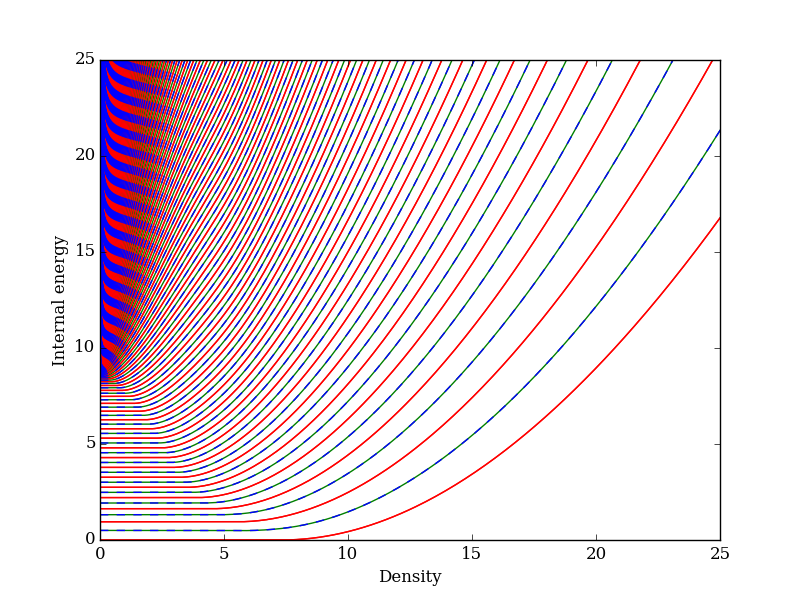

Here is the Python script that generated this plot:
"""
This script produces a plot of the cold curve for the Tillotson EOS.
"""
from matplotlib import *
rcParams['font.family'] = 'serif'
from matplotlib.patches import *
from numpy import *
from matplotlib.pyplot import *

# Load the whole lookup table
data = loadtxt('lookup.txt')
# Load interpolated values
data2 = loadtxt('testsplint.txt')

#v = data[:,0]
#u = data[:,1]

# Plot the lookup table
for i in range(1,size(data[:,0]),1):
		plot(data[:,0],data[:,i],'-',color='red',markersize=1,label='Table')

for i in range(1,size(data2[0,:]),1):
		plot(data2[:,0],data2[:,i],'-',color='green',markersize=1,label='Lookup')


xmax = 25
ymax = 25
xlim(0,xmax)
ylim(0,ymax)

#title('The Tillotson equation of state')
xlabel('Density')
ylabel('Internal energy')

#plot(rho,u,'.',color='blue',markersize=1,label='Lookup')

#plot(rho,u,'-',color='blue',linewidth=1,label='Lookup table')

#fill_between(rhocold,ucold,color='orange')

#plot([0,rho0],[us,us],'r--')
#plot([0,rho0],[us2,us2],'r--')
#plot([rho0,rho0],[0,25],'r--')

#xticks([0,rho0,2*rho0,3*rho0],[r'$0$',r'$\rho_0$',r'$2\rho_0$',r'$3\rho_0$'])
#xticks([0,rho0],[r'$0$',r'$\rho_0$'],size='large')
#yticks([0,us,us2],[r'$0$',r'$u_{IV}$',r'$u_{CV}$'],size='large')

show()
#savefig('lookup.pdf')
savefig('testsplint.png')

